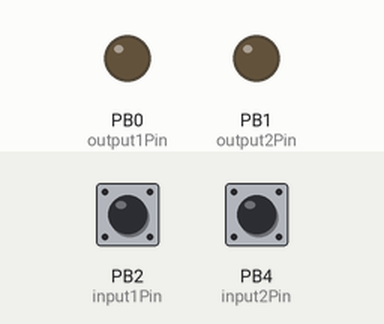
This sketch was run on a simulated ATtiny85, built with avr-gcc and run on an emulated ATtiny85. Shown: output pins drawn as LEDs (lit = HIGH). The inputs (shaded band) are chosen by the test bench; at power-on: PB2 (input1Pin) LOW, PB4 (input2Pin) LOW.

Above: at 1.2 s.
1.3 s: PB2 (input1Pin) pulsed HIGH 5 times (0.12 s each, 0.3 s apart)
At 3.4 s:
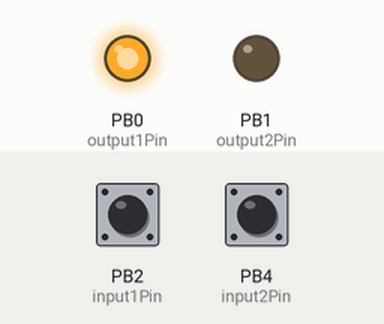
5.8 s: PB4 (input2Pin) pulsed HIGH 5 times (0.12 s each, 0.3 s apart)
At 7.8 s:
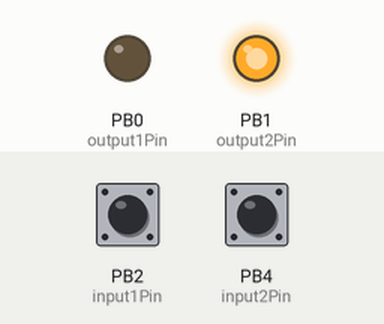
Timing chart, 0 to 10.0 s (numbered marks = the images above; inputs shaded):
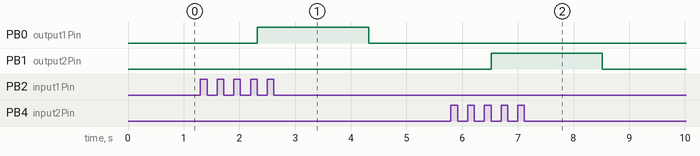

The sketch:

Digispark_tx.ino
```cpp
/*
 * I thought I would dummy up a simple RC controlled switch using
 * an Atmel ATTINY85 processor, but code it all in the Arduino
 * environment.  The idea is to use pulseIn() to read the data signal
 * from the RC receiver, and threshold it, setting an output pin
 * if the pulse length is > 1500 ms, and clearing it if less.
 * Very simple.  It should be able to be powered directly from the
 * receiver, and if we had some kind of FET we can switch large loads
 * (like a strip of LEDS).
 */

int input1Pin = 2 ;
int input2Pin = 4 ;
int output1Pin = 0 ;
int output2Pin = 1 ;

void
setup()
{
  pinMode(input1Pin, INPUT) ;
  pinMode(input2Pin, INPUT) ;
  pinMode(output1Pin, OUTPUT) ;
  pinMode(output2Pin, OUTPUT) ;

  // if we never get a pulse, we want to make sure the
  // ourput stays switched off.
  digitalWrite(output1Pin, LOW) ;
  digitalWrite(output2Pin, LOW) ;
}

void
loop()
{
  digitalWrite(output1Pin,
    pulseIn(input1Pin, HIGH) > 1500 ? HIGH : LOW) ;
  digitalWrite(output2Pin,
    pulseIn(input2Pin, HIGH) > 1500 ? HIGH : LOW) ;
}
```

Measured:
- after the input at 1.3 s, PB0 (output1Pin): LOW → HIGH after 1.0 s, → LOW 2.0 s later
- after the input at 5.8 s, PB1 (output2Pin): LOW → HIGH after 0.72 s, → LOW 2.0 s later
